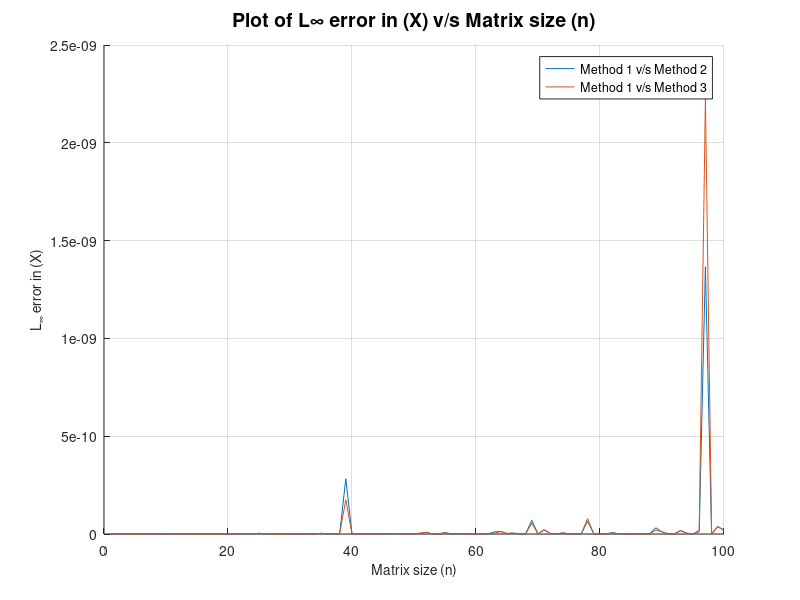

This chart was generated by the following MATLAB code:
clc
clear all
format longG

norm_1 = zeros(100, 1);
norm_2 = zeros(100, 1);

for n = 2 : 100 % A matrix has order >= 1
  A = randi([-999, 999], n, n);

  while det(A) == 0
    A = randi([-999, 999], n, n);
  endwhile

  b = randi([-999, 999], n, 1);

  for j = 1 : (n - 1)
    for i = n : -1 : (j + 1)
      mul = A(i, j) / A(j, j);
      A(i, : ) = A(i, : ) - mul * A(j, : );
      b(i) = b(i) - mul * b(j);
    endfor
  endfor

  X = zeros(n, 1);

  X(n) = b(n) / A(n, n);
  for i = (n - 1) : -1 : 1
    sum = 0;
    for j = n : -1 : (i + 1)
      sum = sum + A(i, j) * X(j);
    endfor
    X(i) = (b(i) - sum) / A(i, i);
  endfor

  Y = inv(A) * b;

  Z = A \ b;

  error_1 = zeros(n, 1);
  error_2 = zeros(n, 1);

  for i = 1 : n
    error_1(i) = abs(X(i) - Y(i));
    error_2(i) = abs(X(i) - Z(i));
  endfor

  norm_1(n) = norm(error_1, inf);
  norm_2(n) = norm(error_2, inf);

endfor

x = [1 : 100];
hold
plot(x, norm_1)
plot(x, norm_2)
xlabel('Matrix size (n)', 'fontsize', 10)
ylabel('L_\infty error in (X)', 'fontsize', 10)
title('Plot of L∞ error in (X) v/s Matrix size (n)', 'fontsize', 14)
legend('Method 1 v/s Method 2', 'Method 1 v/s Method 3')
grid()
